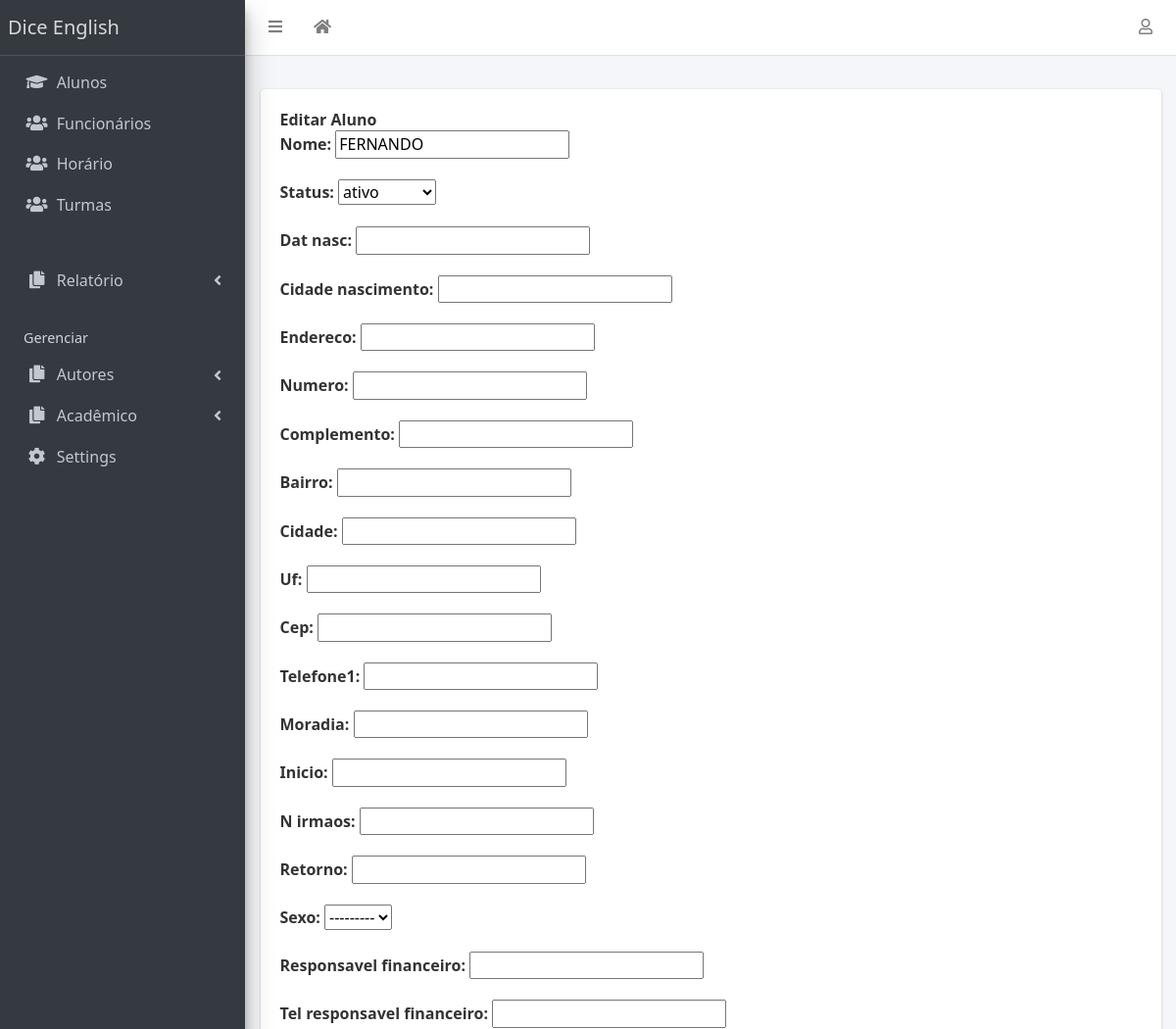
The app's page /aluno-update/2 (upper part), older data.
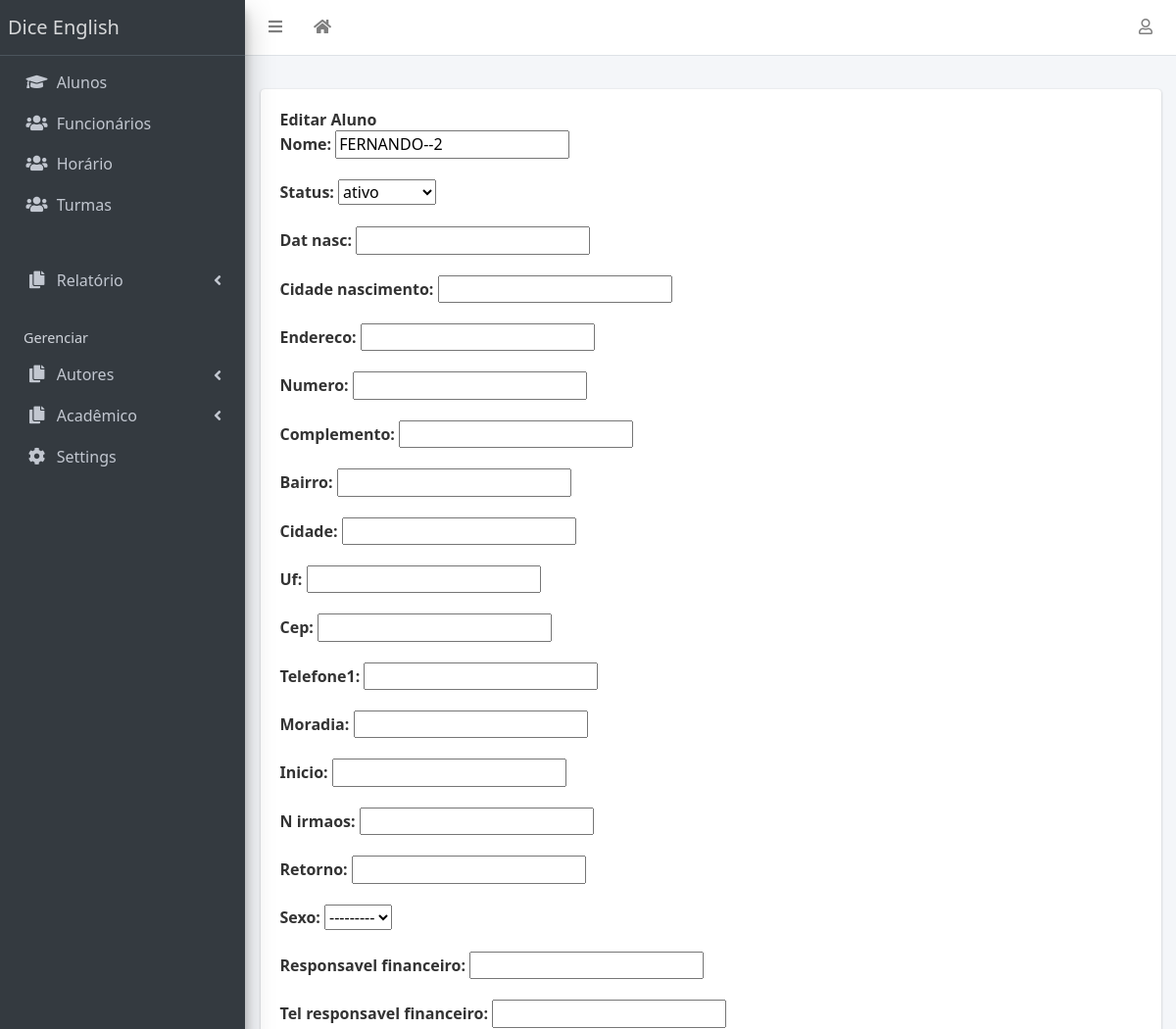
The same page, newer data.
### academico/models.py (models this page shows, shortened)
class Aluno(models.Model):
    id = models.AutoField(primary_key=True,)
    created_at = models.DateField(auto_now_add=True)
    nome = models.CharField(max_length=100, blank=True, null=True, default='')
    status_choice = (
        ('ativo', 'ativo'),
        ('encerrado', 'encerrado'),
        ('trancado', 'trancado'),
        ('jubilado', 'jubilado'),
        ('cancelado', 'cancelado'),
    )
    status = models.CharField(max_length=100, blank=True, null=True, default='', choices=status_choice)
    dat_nasc = models.DateField( blank=True, null=True, default='')
    mes_nasc_choice = (
        ('01', '01'),
        ('02', '02'),
        ('03', '03'),
        ('04', '04'),
        ('05', '05'),
        ('06', '06'),
        ('07', '07'),
        ('08', '08'),
        ('09', '09'),
        ('10', '10'),
        ('11', '11'),
        ('12', '12'),
    )
    cidade_nascimento = models.CharField(max_length=100, blank=True, null=True, default='')
    endereco = models.CharField(max_length=200, blank=True, null=True, default='')
    numero = models.IntegerField( blank=True, null=True, default='')
    complemento = models.CharField(max_length=100, blank=True, null=True, default='')
    bairro = models.CharField(max_length=100, blank=True, null=True, default='')
    cidade = models.CharField(max_length=100, blank=True, null=True, default='')
    uf = models.CharField(max_length=5, blank=True, null=True, default='')
    cep = models.CharField(max_length=100, blank=True, null=True, default='')
    telefone1 = models.CharField(max_length=20, blank=True, null=True, default='')
    moradia = models.CharField(max_length=100, blank=True, null=True, default='')
    inicio = models.DateField( blank=True, null=True, default='')
    n_irmaos = models.IntegerField( blank=True, null=True, default='')
    retorno = models.DateField( blank=True, null=True, default='')
    sexo_choice = (
        ('M', 'M'),
        ('F', 'F'),
    )
    sexo = models.CharField(max_length=100, blank=True, null=True, default='', choices=sexo_choice)
    responsavel_financeiro = models.CharField(max_length=100, blank=True, null=True, default='')
    tel_responsavel_financeiro = models.CharField(max_length=20, blank=True, null=True, default='')
    responsavel_p_filhos = models.CharField(max_length=100, blank=True, null=True, default='')
    bairro_de_ida = models.CharField(max_length=100, blank=True, null=True, default='')
    bairro_de_volta = models.CharField(max_length=100, blank=True, null=True, default='')
    enviar_boleto = models.BooleanField( blank=True, null=True, default=False)
    gerar_taxa = models.BooleanField( blank=True, null=True, default=False)
    bolsista = models.BooleanField( blank=True, null=True, default=False)
    nome_pai = models.CharField(max_length=100, blank=True, null=True, default='')
    email_pai = models.EmailField(blank=True, null=True, default='')
    celular_pai = models.CharField(max_length=20, blank=True, null=True, default='')
    tel_trabalho_pai = models.CharField(max_length=20, blank=True, null=True, default='')
    cpf_pai = models.CharField(max_length=100, blank=True, null=True, default='')
    profissao_pai = models.CharField(max_length=100, blank=True, null=True, default='')
    nome_mae = models.CharField(max_length=100, blank=True, null=True, default='')
    email_mae = models.EmailField(blank=True, null=True, default='')
    celular_mae = models.CharField(max_length=20, blank=True, null=True, default='')
    tel_trabalho_mae = models.CharField(max_length=20, blank=True, null=True, default='')
    cpf_mae = models.CharField(max_length=100, blank=True, null=True, default='')
    profissao_mae = models.CharField(max_length=100, blank=True, null=True, default='')
    senha = models.CharField(max_length=100, blank=True, null=True, default='')
    foto = models.ImageField(upload_to='images', blank=True, null=True,)

### academico/views.py (the view)
# urls.py: path('aluno-update/<int:id>', views.Aluno().update, name='aluno-update'),
    def update(self, request, id):
        post = models.Aluno.objects.get(id=id)
        form = forms.AlunoForm(request.POST or None, instance=post)
        result = {
            'aluno': post,
            'form': form,
        }
        if request.method == "POST":
            if form.is_valid():
                form.save()
                return redirect('alunos')
        else:
            return render(request, 'aluno_update_form.html', result )

### academico/forms.py
class AlunoForm(ModelForm):
    class Meta:
        model = models.Aluno
        fields = '__all__'

### templates/aluno_update_form.html (shortened to what this page needs)
{% extends 'base.html' %}
{% block main %}
<b> Editar Aluno</b>
<br>
<form action="{% url 'aluno-update' aluno.id %}" method="POST">
    {{ form.as_p }}
</form>
{% endblock %}

Row changes from the older to the newer data that the page shows:
changed Aluno "ativo": nome "FERNANDO" → "FERNANDO--2"
